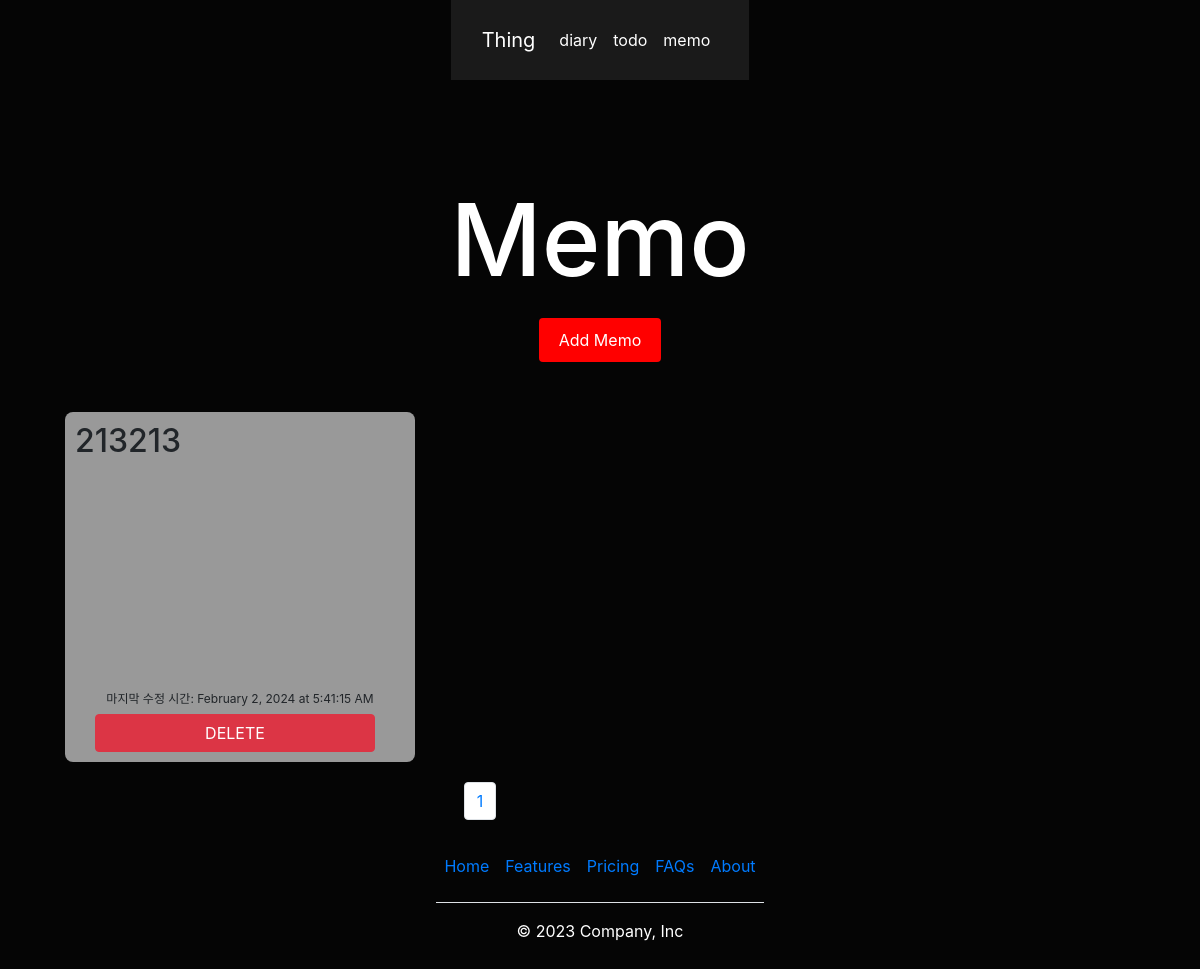
The page /memo/ (signed in) on the database as committed earlier.
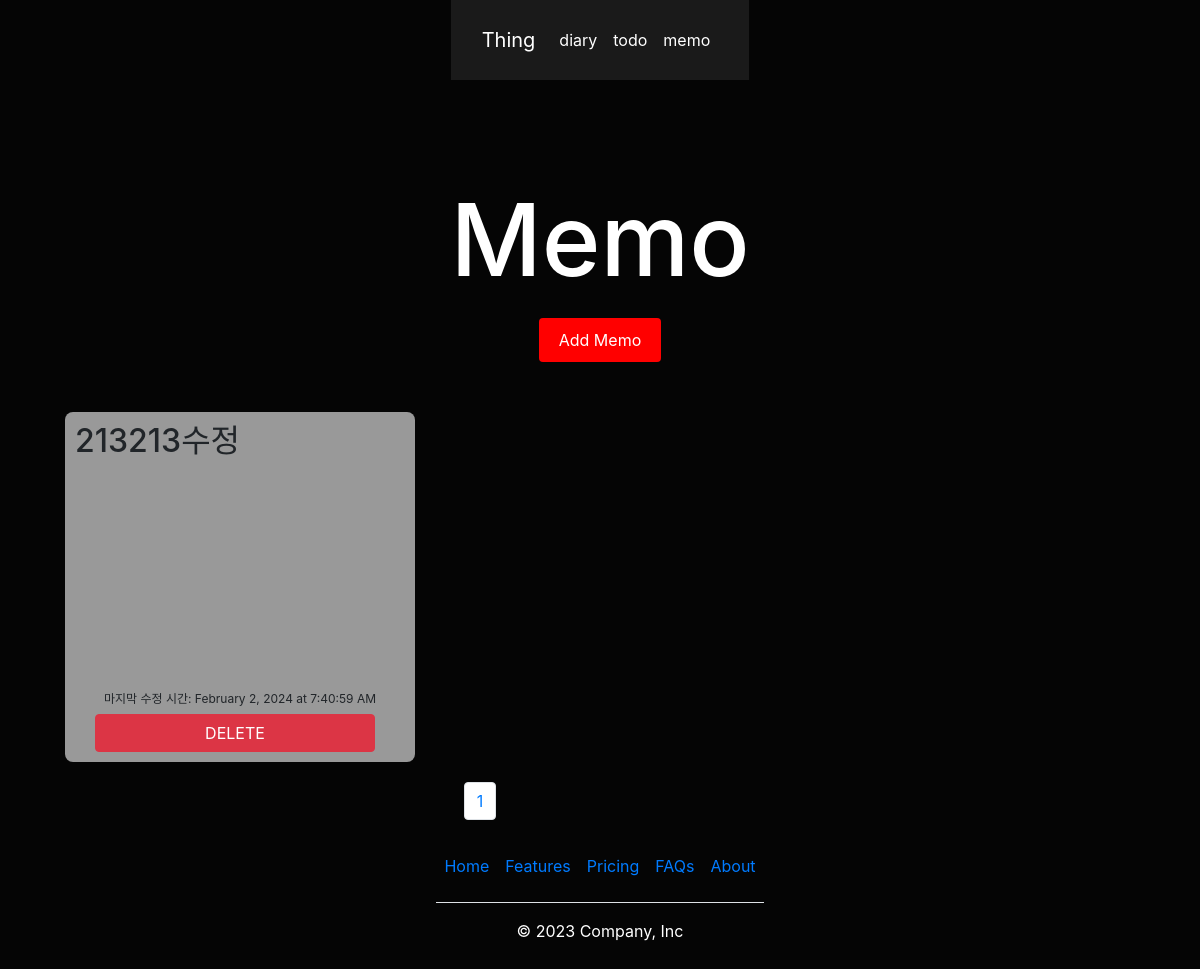
The same page on the database as committed later.
### app.py (models this page shows)
class Memo(db.Model):
    memo_id = db.Column(db.Integer, primary_key=True)
    main_text = db.Column(db.Text, nullable=False)
    edit_time = db.Column(db.String, default=datetime.utcnow().strftime('%Y-%m-%dT%H:%M:%S'), nullable=False)
    member_id = db.Column(db.String, db.ForeignKey('member.member_id'), nullable=False)

### app.py (the view)
@app.route("/memo/",methods=["GET"])
def memo():
    print("memo")
    member_id_to_query = session.get('member_id')
    if member_id_to_query :
        memo_data = Memo.query.filter_by(member_id=member_id_to_query).order_by(Memo.edit_time.desc()).all()
        memo_per_page = 6
        page = request.args.get('page', 1, type=int)
        start_index = (page - 1) * memo_per_page
        end_index = start_index + memo_per_page
        current_page_memo = memo_data[start_index:end_index]
        total_memos = len(memo_data)
        total_pages = (total_memos + memo_per_page - 1) // memo_per_page
        return render_template('memo.html', data=current_page_memo, page_num=total_pages)
    else:
        return redirect(url_for('sign_in'))

### templates/memo.html (shortened to what this page needs)
<!DOCTYPE html>
<html lang="en">
<head>
    <link href="https://maxcdn.bootstrapcdn.com/bootstrap/4.5.2/css/bootstrap.min.css" rel="stylesheet">
</head>
<body>
    <header>
        <nav class="navbar navbar-expand-lg " style="background-color: #1A1A1A; height: 80px;">
          <div class="container-fluid">
            <a class="navbar-brand text-white" href="#">Thing</a>
            <div class="collapse navbar-collapse" id="navbarNavAltMarkup">
              <div class="navbar-nav">
                <a class="nav-link active text-white" href="/diary">diary</a>
                <a class="nav-link text-white" aria-current="page" href="/">todo</a>
                <a class="nav-link text-white" href="/memo">memo</a>
              </div>
            </div>
          </div>
        </nav>
      </header>
    <h1>Memo</h1>
        <button id="writeButton" data-toggle="modal" data-target="#writeModal">Add Memo</button>
<div class="memo-container">
    {% for memo in data %}
        <div class="memo-card" data-memo-text="{{ memo.main_text }}" data-memo-id="{{ memo.memo_id }}">
            <h2>{{ memo.main_text }}</h2>
            <p class="edit-time" data-raw-time="{{ memo.edit_time }}">마지막 수정 시간: <span class="formatted-time"></span></p>
                <a href="#" class="btn btn-danger" onclick="confirmDelete('{{ url_for('delete_memo', id=memo.memo_id) }}'); return false;">
                    DELETE
                </a>
        </div>
    {% endfor %}
</div>
    <nav aria-label="Page navigation" class="pagination"
        style="margin-right: 240px; margin-top: -10px; margin-bottom: -30px; text-align: center; bottom: 100px; width: 100%; z-index: 1000;">
        <ul class="pagination">
            {% for page_num in range(1, page_num + 1) %}
            <li class="page-item"><a class="page-link" href="?page={{ page_num }}">{{ page_num }}</a></li>
            {% endfor %}
        </ul>
    </nav>
    <footer class="py-3 my-4">
        <ul class="nav justify-content-center border-bottom pb-3 mb-3">
          <li id="footer" class="nav-item"><a href="#" class="nav-link px-2 text-body-secondary">Home</a></li>
          <li class="nav-item"><a href="#" class="nav-link px-2 text-body-secondary">Features</a></li>
          <li class="nav-item"><a href="#" class="nav-link px-2 text-body-secondary">Pricing</a></li>
          <li class="nav-item"><a href="#" class="nav-link px-2 text-body-secondary">FAQs</a></li>
          <li class="nav-item"><a href="#" class="nav-link px-2 text-body-secondary">About</a></li>
        </ul>
        <p class="text-center text-body-secondary text-white">© 2023 Company, Inc</p>
      </footer>
</body>
</html>

Rows that differ between the two databases and show on the page:
changed Memo: main_text "213213" → "213213수정"
Other text that changed with them:
text written by a page script: "February 2, 2024 at 5:41:15 AM" → "February 2, 2024 at 7:40:59 AM"
